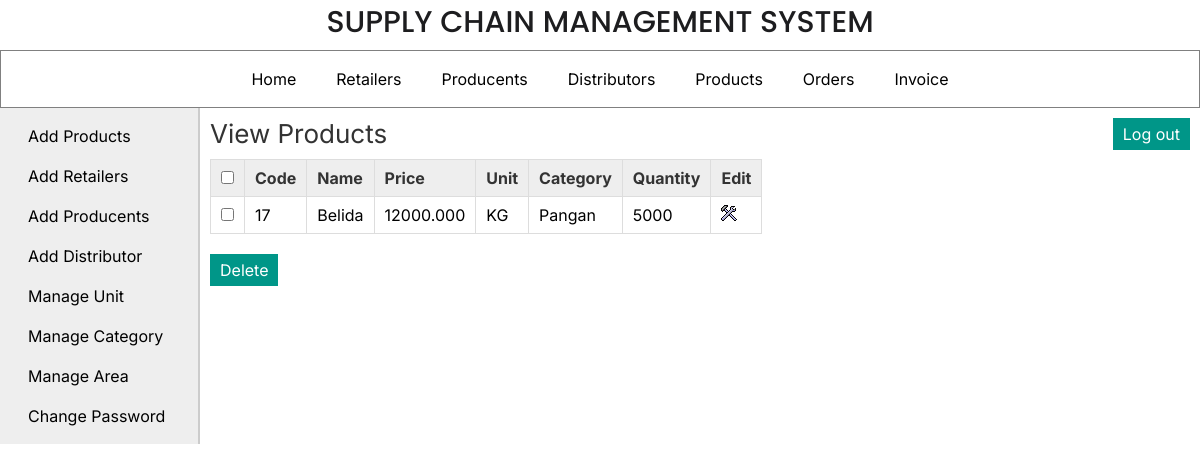
The page /admin/view_products.php (signed in) on the database its author committed.
### tables this page shows
CREATE TABLE `products` (
  `pro_id` int(11) NOT NULL,
  `pro_name` varchar(25) NOT NULL,
  `pro_desc` text DEFAULT NULL,
  `pro_price` decimal(10,3) NOT NULL,
  `unit` int(11) NOT NULL,
  `pro_cat` int(11) NOT NULL,
  `quantity` int(6) DEFAULT NULL
);

CREATE TABLE `unit` (
  `id` int(11) NOT NULL,
  `unit_name` varchar(20) NOT NULL,
  `unit_details` text DEFAULT NULL
);

CREATE TABLE `categories` (
  `cat_id` int(11) NOT NULL,
  `cat_name` varchar(25) NOT NULL,
  `cat_details` text DEFAULT NULL
);

### admin/view_products.php (the view, shortened to what this page needs)
<?php
	include("../includes/config.php");
	if(isset($_SESSION['admin_login'])) {
			$query_selectProducts = "SELECT * FROM products,categories,unit WHERE products.pro_cat=categories.cat_id AND products.unit=unit.id ORDER BY pro_id";
			$result_selectProducts = mysqli_query($con,$query_selectProducts);
		}
		else {
			header('Location:../index.php');
		}
?>
<!DOCTYPE html>
<html>
<head>
	<link rel="stylesheet" href="../includes/main_style.css" >
</head>
<body>
	<?php
		include("../includes/header.inc.php");
		if(isset($_SESSION['admin_login'])){
			include("../includes/nav_admin.inc.php");
			include("../includes/aside_admin.inc.php");
		}
		else if(isset($_SESSION['manufacturer_login'])){
			include("../includes/nav_manufacturer.inc.php");
			include("../includes/aside_manufacturer.inc.php");
		}
	?>
	<section>
		<h1>View Products</h1>
		<form action="" method="POST" class="form">
		<table class="table_displayData">
			<tr>
				<th> <input type="checkbox" onClick="toggle(this)" /> </th>
				<th> Code </th>
				<th> Name </th>
				<th> Price </th>
				<th> Unit </th>
				<th> Category </th>
				<th> Quantity </th>
				<th> Edit </th>
			</tr>
			<?php $i=1; while($row_selectProducts = mysqli_fetch_array($result_selectProducts)) { ?>
			<tr>
				<td> <input type="checkbox" name="chkId[]" value="<?php echo $row_selectProducts['pro_id']; ?>" /> </td>
				<td> <?php echo $row_selectProducts['pro_id']; ?> </td>
				<td> <?php echo $row_selectProducts['pro_name']; ?> </td>
				<td> <?php echo $row_selectProducts['pro_price']; ?> </td>
				<td> <?php echo $row_selectProducts['unit_name']; ?> </td>
				<td> <?php echo $row_selectProducts['cat_name']; ?> </td>
				<td> <?php if($row_selectProducts['quantity'] == NULL){ echo "N/A";} else {echo $row_selectProducts['quantity'];} ?> </td>
				<td> <a href="edit_product.php?id=<?php echo $row_selectProducts['pro_id']; ?>"><img src="../images/edit.png" alt="edit" /></a> </td>
			</tr>
			<?php $i++; } ?>
		</table>
		<input type="submit" value="Delete" class="submit_button"/>
		</form>
	</section>
</body>
</html>

### includes/main_style.css (style rules this page uses)
* { font-family: 'Inter', Helvetica, sans-serif; margin:0px; padding:0px; box-sizing: border-box; }
a { text-decoration:none; }
.submit_button { font-size:16px; margin-top:20px; margin-right:20px; padding:6px 10px; background-color:#009688; border:none; color:white; }
section { width:1000px; padding:10px; padding-bottom:40px; }
section h1 { margin-bottom:10px; font-weight:normal; color:#333; font-size: 26px; }
table { border-collapse: collapse; }
.table_displayData td, .table_displayData th { border:1px solid #ddd; padding: 8px 10px; text-align: left; }
.table_displayData th { background-color:#eee; color:#333; }

### rows shown on the page
products: pro_id "17", pro_name "Belida", pro_price "12000.000", unit.unit_name "KG", pro_cat.cat_name "Pangan", quantity "5000"
